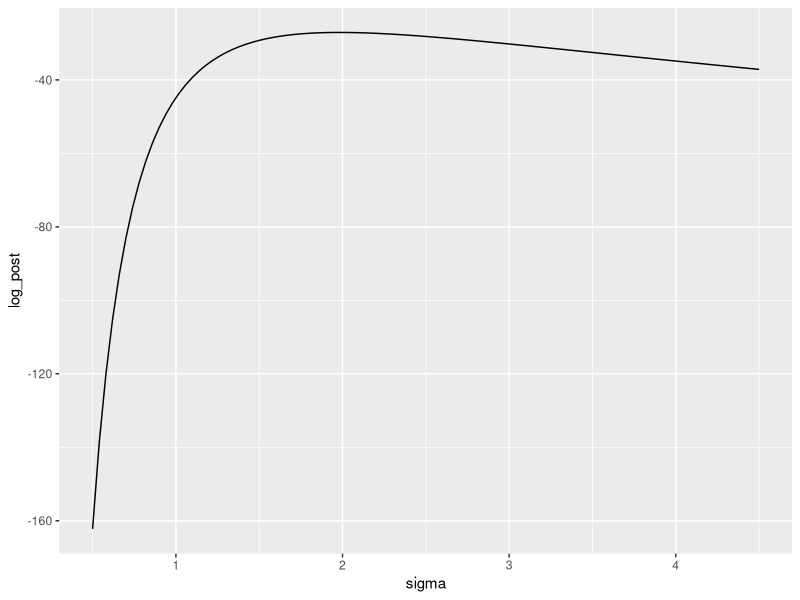
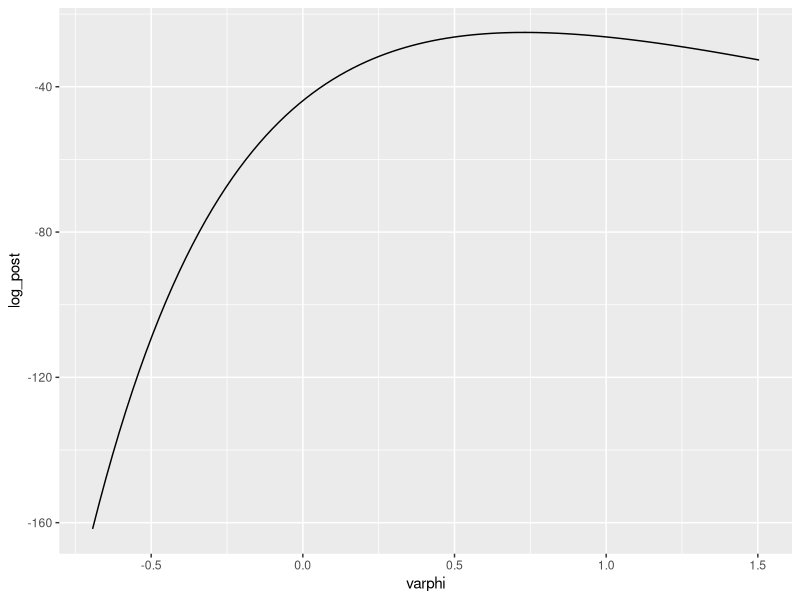
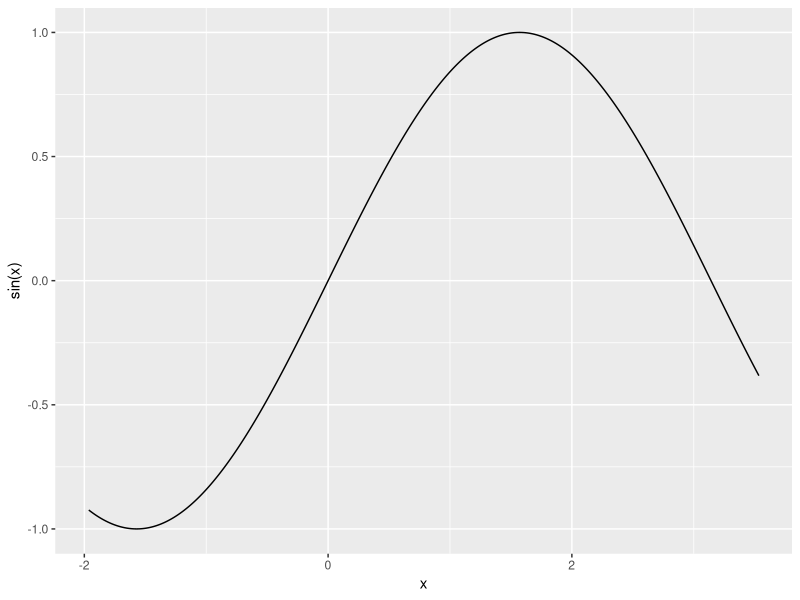
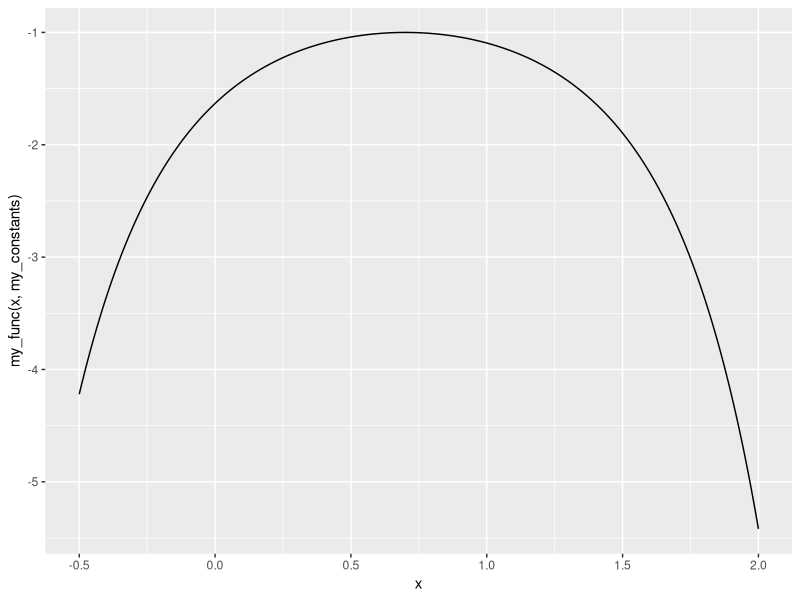
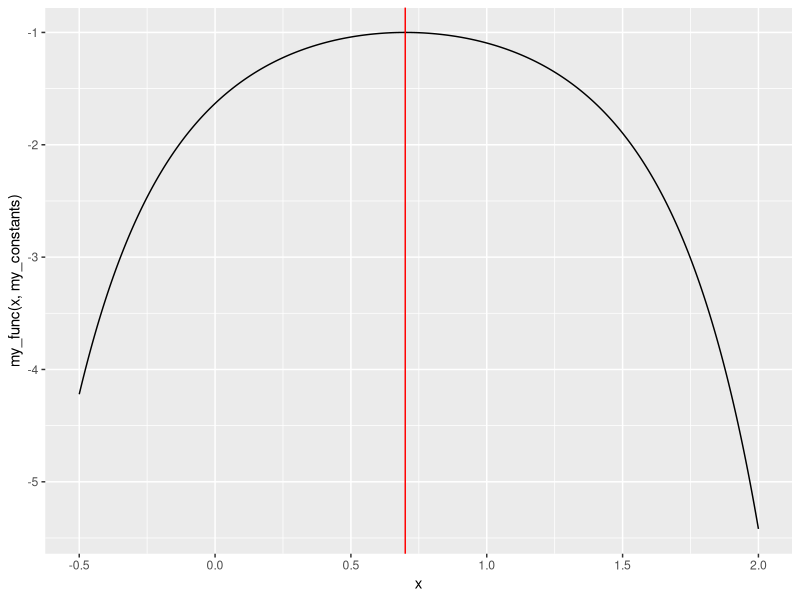
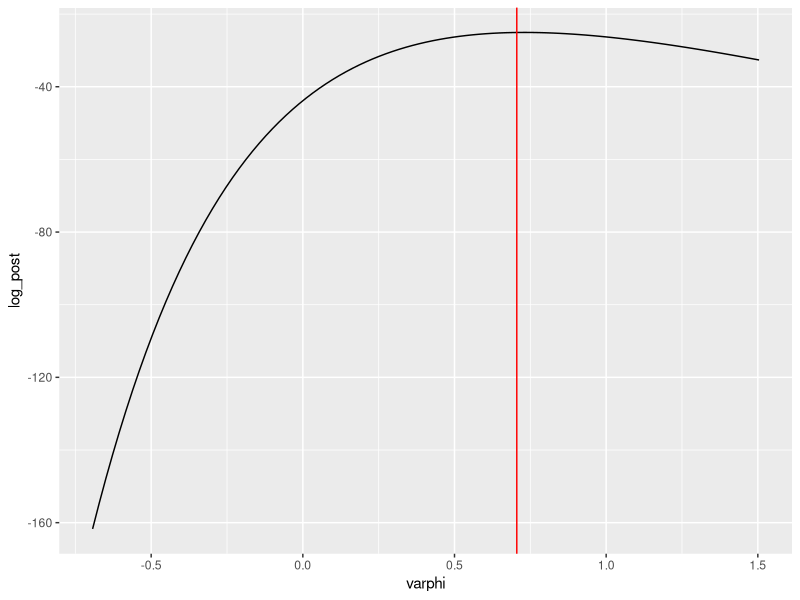

The R script that drew these images, in order:
## ---- chunk 1
knitr::opts_chunk$set(echo = TRUE)
## ---- chunk 2
library(tidyverse)
## ---- chunk 3
qnorm(0.25,mean=125,sd=5)
qnorm(0.75,mean=125,sd=5)
## ---- chunk 4
pnorm(117,mean=125,sd=5)
## ---- chunk 5
N <- 21
v <- 4.2

## ---- chunk 6
### set input arguments !!!
log_post_sigma_unnorm <- function(sigma,N,v,lambda)
{
  result=N*log(1/sigma)-(v*N)/(2*sigma^2)-lambda*sigma
  return(result)
}

## ---- chunk 7
final<-tibble::tibble(
  sigma = seq(0.5,4.5,length.out=101)
  )%>% mutate(log_post=log_post_sigma_unnorm(sigma,21,4.2,0.75))
final %>% ggplot(mapping = aes(x=sigma,y=log_post))+geom_line()

## ---- chunk 8
### set the input arguments !!!
log_post_varphi_unnorm <- function(varphi,N,v,lambda )
{
  # back-calculate sigma given varphi
  sigma <- exp(varphi)
  
  # calculate the unnormalized log-posterior on sigma
  log_post <- log_post_sigma_unnorm(sigma,N,v,lambda)
  
  # account for the derivative adjustment
  derivative=log_post+sigma
  return (derivative)
  
}
## ---- chunk 9
var_log<-tibble::tibble(
  varphi = seq(log(0.5),log(4.5),length.out=101)
) %>% 
  mutate(log_post=log_post_varphi_unnorm(varphi,21,4.2,0.75))
var_log %>% ggplot(mapping = aes(x=varphi,y=log_post))+geom_line()
## ---- chunk 10
result_2 <- tibble::tibble(
  x = seq((-5*pi)/8,(9*pi)/8,length.out=1001)
) 

result_2 %>% ggplot(mapping = aes(x=x,y=sin(x)))+geom_line()
## ---- chunk 11

opt_sine_01 <- optim( par=0,
                      fn=sin,
                     gr = NULL,
                     method = "Brent",
                     lower = -5*pi/8, upper = 9*pi/8,
                     hessian = TRUE,
                     control = list(fnscale=-1))
opt_sine_01

## ---- chunk 12
para <- list(N=21,v=4.2,lambda=0.75)
log_post_sigma_unnorm_list <- function(sigma,list_para)
{
  N=list_para$N
  v=list_para$v
  lambda=list_para$lambda
  result=N*log(1/sigma)-(v*N)/(2*sigma^2)-lambda*sigma
  return(result)
}
opt_sine_02 <- optim( par=3,
                      fn=log_post_sigma_unnorm_list,
                     gr = NULL,
                     para,
                     method = "Brent",
                     lower = 0.5, upper = 4.5,
                     hessian = TRUE,
                     control = list(fnscale=-1))
opt_sine_02
why<-optim(
   par=3,
                      fn=log_post_sigma_unnorm,
                     gr = NULL,N=21,v=4.2,lambda=0.75,
                     
                     method = "Brent",
                     lower = 0.5, upper = 4.5,
                     hessian = TRUE,
                     control = list(fnscale=-1)
)
why
## ---- chunk 13
my_func <- function(x,constants )
{
  a=constants$a
  m=constants$b
  y=-exp((x-a)^m)
}

my_constants <- list(a=0.7,b=2)

## ---- chunk 14
tibble::tibble(
  x = seq(-0.5,2,length.out=501)
) %>% 
  ggplot(mapping = aes(x = x, 
                       y = my_func(x,my_constants)))+geom_line()
## ---- chunk 15
opt_result <- optim(1.75 ,
                    my_func,
                    gr = NULL,
                     my_constants,
                    method = "Brent",
                    lower = -0.5, upper = 2,
                    hessian = TRUE,
                    control = list(fnscale=-1 ))

opt_result
## ---- chunk 16
tibble::tibble(
  x = seq(-0.5,2,length.out=501)
) %>% 
  ggplot(mapping = aes(x = x, 
                       y = my_func(x,my_constants)))+geom_line()+geom_vline(xintercept = opt_result$par,color="red")
## ---- chunk 17
some_arg<-list(N=21,v=4.2,lambda=0.75)
log_post_varphi_unnorm_list <- function(varphi,list )
{
  N=list$N
  v=list$v
  lambda=list$lambda
  # back-calculate sigma given varphi
  sigma <- exp(varphi)
  
  # calculate the unnormalized log-posterior on sigma
  log_post <- log_post_sigma_unnorm(sigma,N,v,0.75)
  
  # account for the derivative adjustment
  derivative=log_post+varphi
  return (derivative)
  
}
varphi_opt_a <- optim(par= -0.5 ,
                    fn=log_post_varphi_unnorm_list,
                    gr = NULL,
                    some_arg,
                    method = "BFGS",
                    hessian = TRUE,
                    control = list(fnscale=-1 ))
varphi_opt_a

## ---- chunk 18
varphi_opt_b <- optim(par= 1.35 ,
                    fn=log_post_varphi_unnorm_list,
                    gr = NULL,
                    some_arg,
                    method = "BFGS",
                    hessian = TRUE,
                    control = list(fnscale=-1 ))
varphi_opt_b
## ---- chunk 19
var_log %>% ggplot(mapping = aes(x=varphi,y=log_post))+geom_line()+geom_vline(xintercept = varphi_opt_b$par,color="red")
